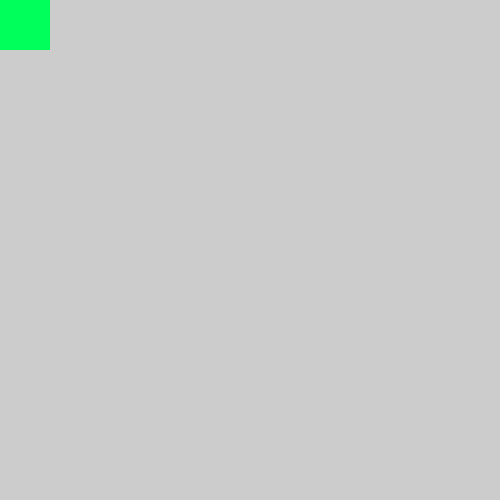
Frame 1 (no input)
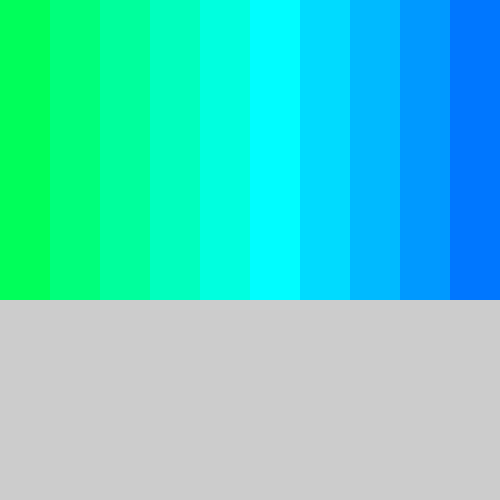
Frame 60 (the mouse pressed at the canvas centre just before this capture)
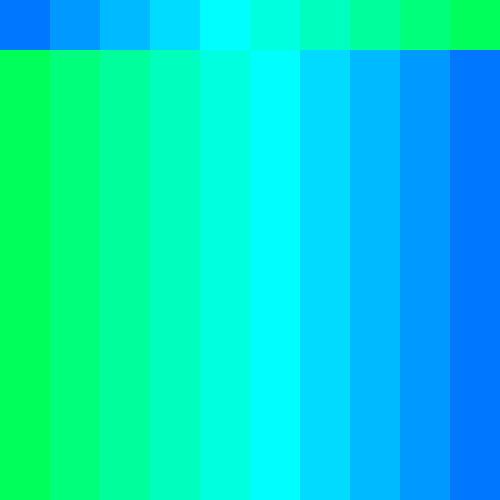
Frame 120 (the mouse held since frame 60 and released just before this capture)

The Processing sketch that drew these frames (run headless with seeded random() and noise(); from frame 60 on, the mouse is pressed at the canvas centre):

// Processing sketch: rechtecke_farben
// ── rechtecke_farben.pde
int xPos=0;
int yPos=0;
int rectWidth=50;

float min=100;
float max=150;

void setup() {
  size(500, 500);
  noStroke();
  colorMode(HSB);
  frameRate(30);
}


void draw() {
  
// weil wir nicht über den rand aus zeichnen wollen, soll der Zeilenubruch bei 
// width-rectWidth passieren. dass muss dann aber auch in der mapfunktion so sein, 
//damit die genau gleich mapt wie die xPos-range, die wir eigentlich haben

  float h=map(xPos,0,width-rectWidth,min,max); 
 
  fill(h,255,255); 
  rect(xPos, yPos, rectWidth, rectWidth);
  xPos=xPos+rectWidth;

// hier der umbruch bei xPos grösser als breite-rechteckbreite
  if (xPos>width-rectWidth) {
    xPos=0;
    yPos=yPos+rectWidth;
  }
  
  if (yPos>height) {
    xPos=0;
    yPos=0;   
    // das minimum soll das neue maximum werden und umgekehrt...
    float temp=min;
    min=max;
    max=temp;
  }
}
